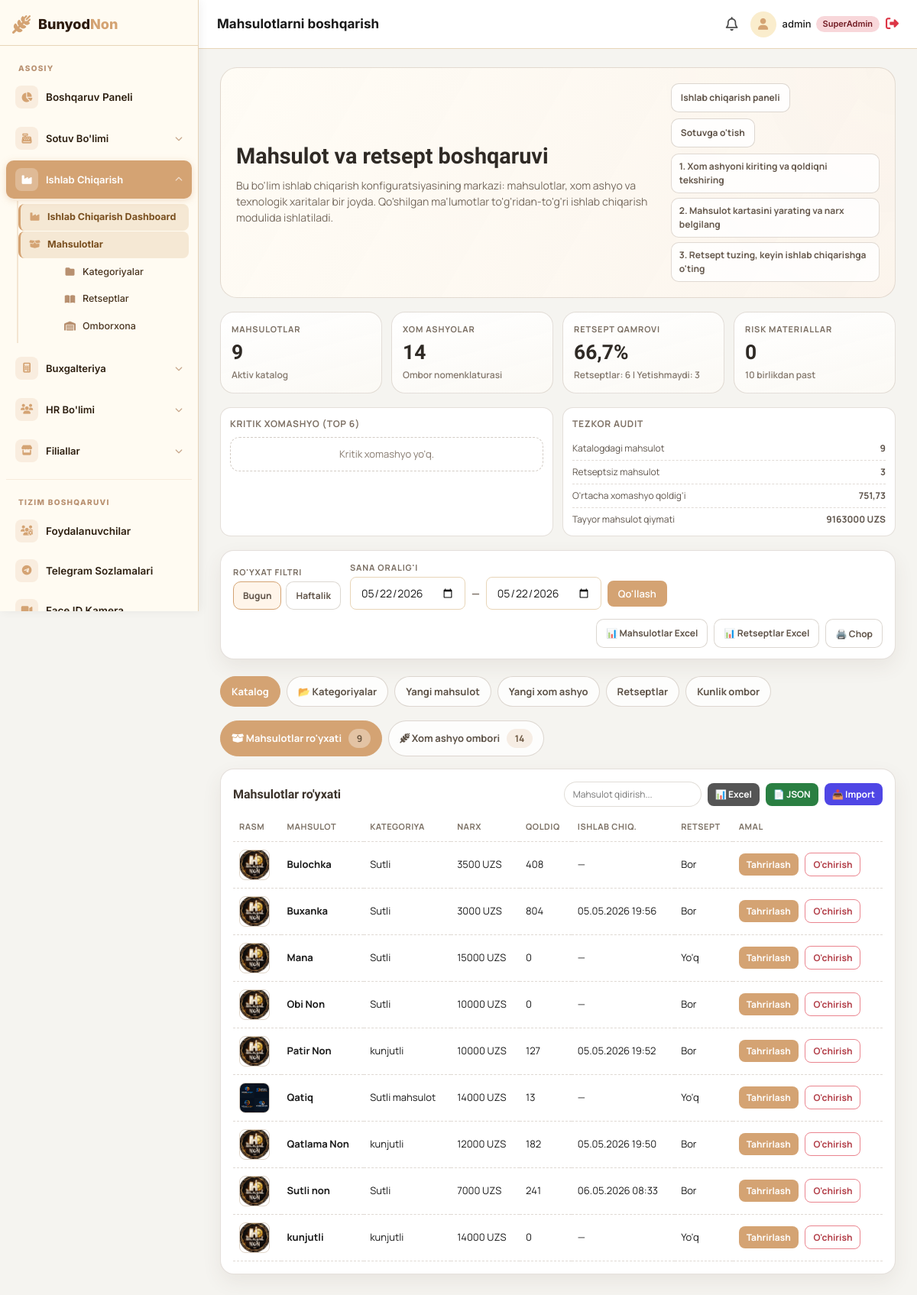
Before: /production/manage/ (signed in) with the older database file.
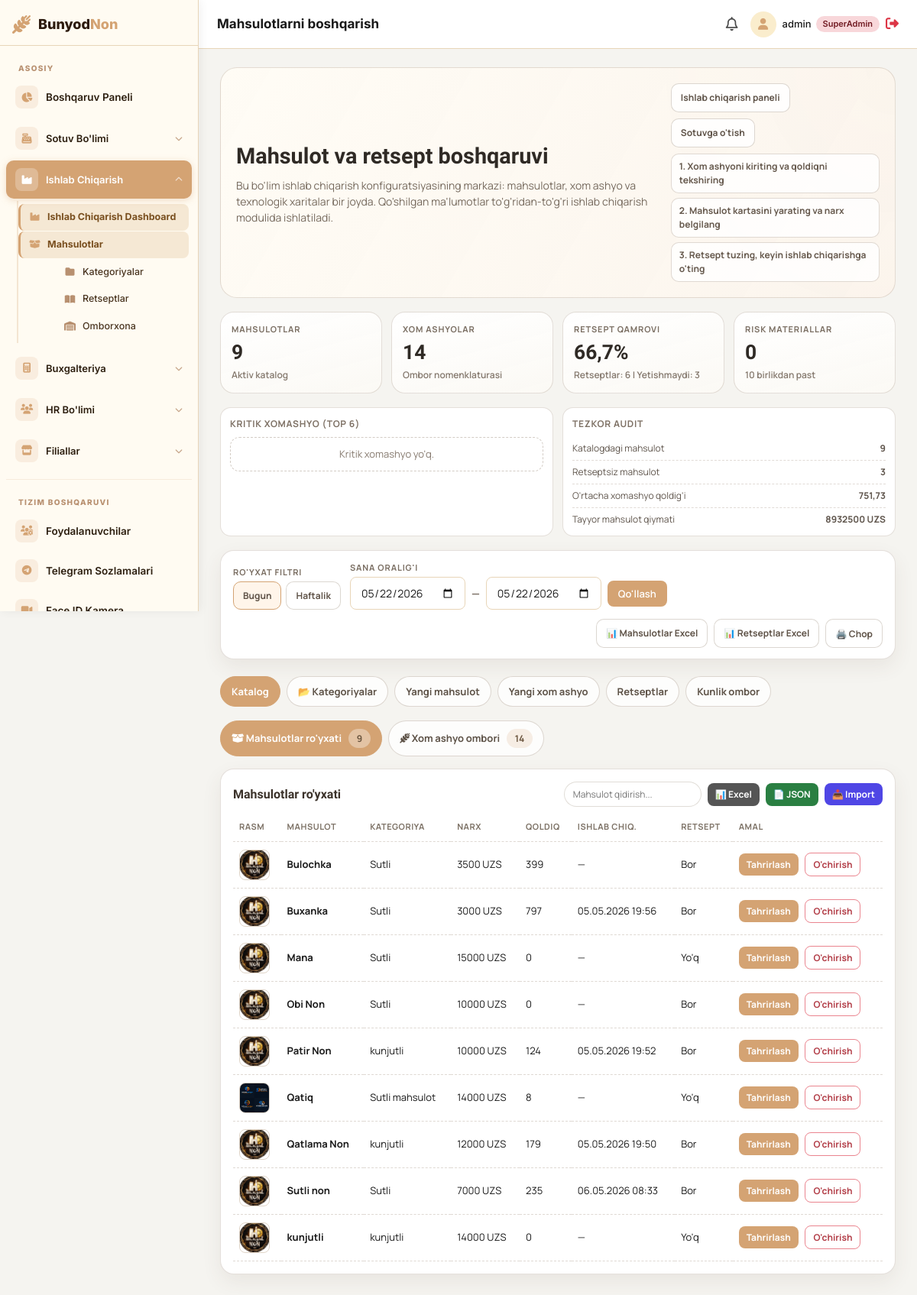
After: the same page with the newer database file.
### production/models.py (models this page shows, shortened)
class Product(models.Model):
    name = models.CharField(max_length=255)
    price = models.DecimalField(max_digits=10, decimal_places=2)
    category = models.ForeignKey(ProductCategory, null=True, blank=True, on_delete=models.SET_NULL, related_name='products')
    image = models.ImageField(upload_to='products/', null=True, blank=True)

class ProductCategory(models.Model):
    name = models.CharField(max_length=100, unique=True)

class FinishedGoodsInventory(models.Model):
    product = models.OneToOneField(Product, on_delete=models.CASCADE, related_name='inventory')
    stock = models.IntegerField(default=0)
    produced_at = models.DateTimeField(null=True, blank=True)

### production/views.py (the view, shortened to what this page needs)
# urls.py: path('manage/', views.manage_products, name='manage_products'),
@login_required
def manage_products(request):
    if not _can_access(request.user, 'production_manager', 'branch_admin'):
        return redirect('dashboard')
    products = Product.objects.select_related('category', 'inventory').order_by('name')
    raw_materials = RawMaterial.objects.all().order_by('name')
    recipes = Recipe.objects.select_related('product').prefetch_related('items__raw_material').all()
    categories = ProductCategory.objects.all().order_by('name')
    date_from, date_to = _date_range(request)
    exp = request.GET.get('export')
    if exp == 'excel':
        return _export_recipes_excel(recipes)
    if exp == 'catalog':
        return _export_products_catalog(products)
    low_materials = raw_materials.filter(stock__lt=10)
    inventory_value = sum(
        (item.product.price * item.stock)
        for item in FinishedGoodsInventory.objects.select_related('product')
    ) or Decimal('0')
    product_count = products.count()
    recipe_count = recipes.count()
    recipe_coverage = round((recipe_count / product_count) * 100, 1) if product_count else 0
    balance_view_date = timezone.localdate()
    raw_bal = request.GET.get('balance_date', '').strip()
    if raw_bal:
        try:
            balance_view_date = date.fromisoformat(raw_bal)
        except ValueError:
            pass
    balance_prev_date = balance_view_date - timedelta(days=1)
    balance_rows = []
    for inv in FinishedGoodsInventory.objects.select_related('product').order_by('product__name'):
        b = ProductDayBalance.objects.filter(balance_date=balance_view_date, product_id=inv.product_id).first()
        balance_rows.append({
            'product': inv.product,
            'physical': inv.stock,
            'opening': b.opening_qty if b else None,
            'closing': b.closing_qty if b else None,
            'closed_at': b.closed_at if b else None,
        })
    context = {
        'products': products,
        'raw_materials': raw_materials,
        'recipes': recipes,
        'categories': categories,
        'low_materials': low_materials,
        'inventory_value': inventory_value,
        'recipe_coverage': recipe_coverage,
        'product_count': product_count,
        'material_count': raw_materials.count(),
        'recipe_count': recipe_count,
        'materials_low_count': low_materials.count(),
        'products_without_recipe': products.filter(recipe__isnull=True).count(),
        'low_material_preview': low_materials.order_by('stock')[:6],
        'avg_material_stock': raw_materials.aggregate(avg=Avg('stock'))['avg'] or 0,
        'date_from': date_from,
        'date_to': date_to,
        'period': request.GET.get('period', 'today'),
        'balance_view_date': balance_view_date,
        'balance_prev_date': balance_prev_date,
        'balance_rows': balance_rows,
    }
    return render(request, 'manage_products.html', context)

### templates/manage_products.html (shortened to what this page needs)
{% extends 'base.html' %}
{% block breadcrumb %}<span data-i18n="product_mgmt">Mahsulotlarni boshqarish</span>{% endblock %}
{% block content %}
<section class="manage-shell">
    <div class="manage-hero">
        <div>
            <h2>Mahsulot va retsept boshqaruvi</h2>
            <p>
                Bu bo'lim ishlab chiqarish konfiguratsiyasining markazi: mahsulotlar, xom ashyo va texnologik xaritalar bir joyda.
                Qo'shilgan ma'lumotlar to'g'ridan-to'g'ri ishlab chiqarish modulida ishlatiladi.
            </p>
        </div>
        <div>
            <div class="hero-links" style="margin-bottom:8px;">
                <a class="hero-link" href="/production/">Ishlab chiqarish paneli</a>
                <a class="hero-link" href="/sales/">Sotuvga o'tish</a>
            </div>
            <div class="hero-workflow">
                <div class="wf-step">1. Xom ashyoni kiriting va qoldiqni tekshiring</div>
                <div class="wf-step">2. Mahsulot kartasini yarating va narx belgilang</div>
                <div class="wf-step">3. Retsept tuzing, keyin ishlab chiqarishga o'ting</div>
            </div>
        </div>
    </div>
    <div class="overview-grid">
        <div class="overview-card">
            <div class="overview-label">Mahsulotlar</div>
            <div class="overview-value">{{ product_count }}</div>
            <div class="overview-sub">Aktiv katalog</div>
        </div>
        <div class="overview-card">
            <div class="overview-label">Xom ashyolar</div>
            <div class="overview-value">{{ material_count }}</div>
            <div class="overview-sub">Ombor nomenklaturasi</div>
        </div>
        <div class="overview-card">
            <div class="overview-label">Retsept qamrovi</div>
            <div class="overview-value">{{ recipe_coverage }}%</div>
            <div class="overview-sub">Retseptlar: {{ recipe_count }} | Yetishmaydi: {{ products_without_recipe }}</div>
        </div>
        <div class="overview-card">
            <div class="overview-label">Risk materiallar</div>
            <div class="overview-value">{{ materials_low_count }}</div>
            <div class="overview-sub">10 birlikdan past</div>
        </div>
    </div>
    <div class="insight-grid">
        <div class="insight-card">
            <div class="insight-title">Kritik xomashyo (top 6)</div>
            {% for mat in low_material_preview %}
            <div class="insight-item">
                <span>{{ mat.name }}</span>
                <strong>{{ mat.stock }} {{ mat.unit }}</strong>
            </div>
            {% empty %}
            <div class="empty-box" style="padding:12px;">Kritik xomashyo yo'q.</div>
            {% endfor %}
        </div>
        <div class="insight-card">
            <div class="insight-title">Tezkor audit</div>
            <div class="insight-item"><span>Katalogdagi mahsulot</span><strong>{{ product_count }}</strong></div>
            <div class="insight-item"><span>Retseptsiz mahsulot</span><strong>{{ products_without_recipe }}</strong></div>
            <div class="insight-item"><span>O'rtacha xomashyo qoldig'i</span><strong>{{ avg_material_stock|floatformat:2 }}</strong></div>
            <div class="insight-item"><span>Tayyor mahsulot qiymati</span><strong>{{ inventory_value|floatformat:0 }} UZS</strong></div>
        </div>
    </div>
    <form method="get" class="mg-card" style="display:flex;flex-wrap:wrap;gap:12px;align-items:flex-end;padding:14px 16px;margin-bottom:4px;">
        <div>
            <div class="overview-label" style="margin-bottom:4px;">Ro'yxat filtri</div>
            <div style="display:flex;gap:6px;flex-wrap:wrap;">
                <button type="submit" name="period" value="today" class="hero-link" {% if period == 'today' %}style="border-color:#d4a373;background:#fff5ea;"{% endif %}>Bugun</button>
                <button type="submit" name="period" value="week" class="hero-link" {% if period == 'week' %}style="border-color:#d4a373;background:#fff5ea;"{% endif %}>Haftalik</button>
            </div>
        </div>
        <div>
            <div class="overview-label" style="margin-bottom:4px;">Sana oralig'i</div>
            <div style="display:flex;gap:8px;flex-wrap:wrap;align-items:center;">
                <input type="date" name="date_from" value="{{ date_from|date:'Y-m-d' }}" class="form-control" style="width:auto;min-width:140px;">
                <span style="font-weight:700;color:#75695d;">—</span>
                <input type="date" name="date_to" value="{{ date_to|date:'Y-m-d' }}" class="form-control" style="width:auto;min-width:140px;">
                <button type="submit" name="period" value="custom" class="btn btn-primary" style="padding:8px 14px;">Qo'llash</button>
            </div>
        </div>
        <div style="margin-left:auto;display:flex;gap:8px;flex-wrap:wrap;">
            <a href="?export=catalog{% if period %}&period={{ period }}{% endif %}{% if period == 'custom' %}&date_from={{ date_from|date:'Y-m-d' }}&date_to={{ date_to|date:'Y-m-d' }}{% endif %}" class="hero-link">📊 Mahsulotlar Excel</a>
            <a href="?export=excel{% if period %}&period={{ period }}{% endif %}" class="hero-link">📊 Retseptlar Excel</a>
            <button type="button" class="hero-link" onclick="window.print()">🖨️ Chop</button>
        </div>
    </form>
    <div class="manage-tabs">
        <button class="manage-tab-btn active" onclick="showManageTab('tab-overview', this)">Katalog</button>
        <button class="manage-tab-btn" onclick="showManageTab('tab-categories', this)">📂 Kategoriyalar</button>
        <button class="manage-tab-btn" onclick="showManageTab('tab-add-product', this)">Yangi mahsulot</button>
        <button class="manage-tab-btn" onclick="showManageTab('tab-add-material', this)">Yangi xom ashyo</button>
        <button class="manage-tab-btn" onclick="showManageTab('tab-recipes', this)">Retseptlar</button>
        <button class="manage-tab-btn" onclick="showManageTab('tab-day-balance', this)">Kunlik ombor</button>
    </div>
    <div id="tab-overview" class="manage-tab-content active" style="grid-template-columns:1fr;">
        <div style="display:flex;gap:8px;flex-wrap:wrap;">
            <button id="sub-btn-products" class="manage-tab-btn active" onclick="switchOverviewSub('products')">
                <i class="fa-solid fa-box-open"></i> Mahsulotlar ro'yxati
                <span class="count-pill" style="margin-left:6px;background:rgba(255,255,255,0.35);">{{ product_count }}</span>
            </button>
            <button id="sub-btn-materials" class="manage-tab-btn" onclick="switchOverviewSub('materials')">
                <i class="fa-solid fa-wheat-awn"></i> Xom ashyo ombori
                <span class="count-pill" style="margin-left:6px;">{{ material_count }}</span>
            </button>
        </div>
        <div id="sub-products" class="mg-card">
            <div class="section-head">
                <h3>Mahsulotlar ro'yxati</h3>
                <div class="section-tools">
                    <input id="productsSearch" class="table-search" type="text" placeholder="Mahsulot qidirish...">
                    <a href="/production/products-export-excel/" class="receive-btn" style="background:#555;text-decoration:none;">📊 Excel</a>
                    <a href="/production/products-export-json/" class="receive-btn" style="background:#2a7f42;text-decoration:none;">📄 JSON</a>
                    <button type="button" class="receive-btn" style="background:#4f46e5;" onclick="document.getElementById('importProductsModal').style.display='flex'">📥 Import</button>
                </div>
            </div>
            <div class="table-wrap">
                <table class="clean-table" id="productsTable">
                    <thead>
                        <tr>
                            <th>Rasm</th>
                            <th>Mahsulot</th>
                            <th>Kategoriya</th>
                            <th>Narx</th>
                            <th>Qoldiq</th>
                            <th>Ishlab chiq.</th>
                            <th>Retsept</th>
                            <th>Amal</th>
                        </tr>
                    </thead>
                    <tbody>
                        {% for p in products %}
                        <tr>
                            <td>
                                {% if p.image %}
                                    <img src="{{ p.image.url }}" alt="{{ p.name }}" style="width:40px;height:40px;object-fit:cover;border-radius:8px;border:1px solid #e0d5c8;">
                                {% else %}
                                    <div style="width:40px;height:40px;border-radius:8px;background:#f5ede0;display:flex;align-items:center;justify-content:center;font-size:18px;">🍞</div>
                                {% endif %}
                            </td>
                            <td><strong>{{ p.name }}</strong></td>
                            <td>{{ p.category.name|default:"—" }}</td>
                            <td>{{ p.price|floatformat:0 }} UZS</td>
                            <td>{% if p.inventory %}{{ p.inventory.stock }}{% else %}0{% endif %}</td>
                            <td>{% if p.inventory and p.inventory.produced_at %}{{ p.inventory.produced_at|date:"d.m.Y H:i" }}{% else %}—{% endif %}</td>
                            <td>{% if p.recipe %}Bor{% else %}Yo'q{% endif %}</td>
                            <td>
                                <button type="button" class="receive-btn" style="margin-right:6px;background:#d4a373;"
                                    onclick="openEditProductModal({{ p.id }}, '{{ p.name|escapejs }}', '{{ p.price }}', {% if p.category %}{{ p.category.id }}{% else %}null{% endif %})">Tahrirlash</button>
                                <form method="POST" style="display:inline;">
                                    <button type="submit" class="danger-btn" onclick="return confirm('Mahsulot o\'chirilsinmi?')">O'chirish</button>
                                </form>
                            </td>
                        </tr>
                        {% empty %}
                        <tr><td colspan="8"><div class="empty-box">Mahsulotlar hozircha mavjud emas.</div></td></tr>
                        {% endfor %}
                    </tbody>
                </table>
            </div>
        </div>
    </div>
</section>
{% endblock %}

### templates/base.html (shortened to what this page needs)
{% load static %}
{% load i18n %}
<!DOCTYPE html>
<html lang="{{ request.LANGUAGE_CODE|default:'uz' }}">
<head>
    <link rel="stylesheet" href="https://cdnjs.cloudflare.com/ajax/libs/font-awesome/6.4.0/css/all.min.css">
    <link rel="stylesheet" href="{% static 'css/style.css' %}">
</head>
<body>
    <div class="app-container">
        <aside class="sidebar" id="appSidebar">
            <div class="sidebar-header">
                <i class="fa-solid fa-wheat-awn logo-icon"> </i>
                <h2>Bunyod<span class="highlight">Non</span></h2>
            </div>
            <ul class="nav-links">
                {% include 'includes/menu_dropdown.html' %}
            </ul>
        </aside>
        <main class="main-content">
            <header class="topbar">
                <div class="topbar-left">
                    <div class="breadcrumb">{% block breadcrumb %}{% endblock %}</div>
                </div>
                <div class="topbar-actions">
                    <button class="icon-btn"><i class="fa-regular fa-bell"></i></button>
                    <div class="user-profile">
                        <div class="avatar"><i class="fa-solid fa-user"></i></div>
                        <span class="user-name">
                            {{ request.user.username }}
                            {% if is_superadmin %}<span class="badge badge-danger"
                                style="font-size:11px;">SuperAdmin</span>
                            {% elif user_branch %}<span class="badge badge-info" style="font-size:11px;">{{
                                user_branch.name }}</span>
                            {% elif request.user.groups.all.0 %}<span class="badge badge-warning"
                                style="font-size:11px;">{{ request.user.groups.all.0.name }}</span>
                            {% endif %}
                        </span>
                        <a href="/logout/" style="color:#dc3545;font-size:17px;" title="Chiqish">
                            <i class="fa-solid fa-right-from-bracket"></i>
                        </a>
                    </div>
                </div>
            </header>
            <div class="content-wrapper">
                {% block content %}{% endblock %}
            </div>
        </main>
    </div>
</body>
</html>

Changed rows visible on the page:
changed through a linked row, Product "Bulochka": inventory.stock "408" → "399"
changed through a linked row, Product "Buxanka": inventory.stock "804" → "797"
changed through a linked row, Product "Patir Non": inventory.stock "127" → "124"
changed through a linked row, Product "Qatiq": inventory.stock "13" → "8"
changed through a linked row, Product "Qatlama Non": inventory.stock "182" → "179"
changed through a linked row, Product "Sutli non": inventory.stock "241" → "235"
Other visible differences:
{{ inventory_value|floatformat:0 }}: "9163000" → "8932500"
